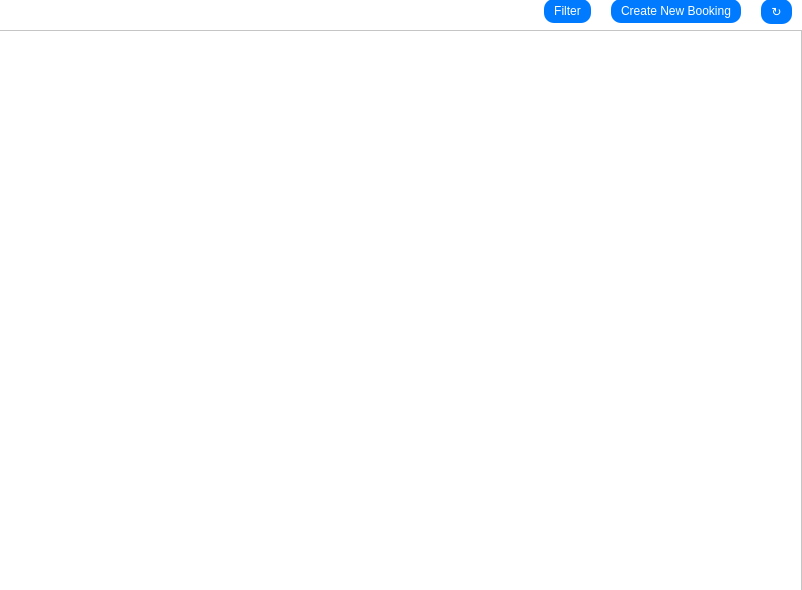
<?xml version="1.0" encoding="UTF-8"?>
<ui version="4.0">
 <class>ReservationScene</class>
 <widget class="QWidget" name="ReservationScene">
  <property name="geometry">
   <rect>
    <x>0</x>
    <y>0</y>
    <width>802</width>
    <height>590</height>
   </rect>
  </property>
  <property name="windowTitle">
   <string>Hotel</string>
  </property>
  <widget class="QWidget" name="containerQwidget" native="true">
   <property name="geometry">
    <rect>
     <x>-10</x>
     <y>-10</y>
     <width>821</width>
     <height>611</height>
    </rect>
   </property>
   <property name="styleSheet">
    <string notr="true"/>
   </property>
   <layout class="QHBoxLayout" name="horizontalLayout">
    <item>
     <layout class="QVBoxLayout" name="verticalLayout" stretch="8">
      <property name="sizeConstraint">
       <enum>QLayout::SetDefaultConstraint</enum>
      </property>
      <item>
       <widget class="QWidget" name="widget" native="true">
        <property name="styleSheet">
         <string notr="true">background-color: #FFFFFF</string>
        </property>
        <layout class="QVBoxLayout" name="verticalLayout_2">
         <item>
          <widget class="QWidget" name="widget_2" native="true">
           <property name="styleSheet">
            <string notr="true"/>
           </property>
           <layout class="QHBoxLayout" name="horizontalLayout_3" stretch="0,0,0,0">
            <property name="spacing">
             <number>20</number>
            </property>
            <property name="sizeConstraint">
             <enum>QLayout::SetMinimumSize</enum>
            </property>
            <property name="leftMargin">
             <number>0</number>
            </property>
            <property name="topMargin">
             <number>0</number>
            </property>
            <property name="rightMargin">
             <number>10</number>
            </property>
            <property name="bottomMargin">
             <number>0</number>
            </property>
            <item>
             <spacer name="horizontalSpacer">
              <property name="orientation">
               <enum>Qt::Horizontal</enum>
              </property>
              <property name="sizeHint" stdset="0">
               <size>
                <width>40</width>
                <height>20</height>
               </size>
              </property>
             </spacer>
            </item>
            <item>
             <widget class="QPushButton" name="filter_btn">
              <property name="styleSheet">
               <string notr="true">QPushButton {
                background-color: #007BFF;  /* Màu nền */
                color: white;                 /* Màu chữ */
                border: none;                 /* Không viền */
                border-radius: 10px;         /* Bo tròn góc */
                padding: 5px 10px;          /* Khoảng cách bên trong */
            }
            QPushButton:hover {
                background-color: #0056b3;   /* Màu nền khi di chuột qua */
            }</string>
              </property>
              <property name="text">
               <string>Filter</string>
              </property>
             </widget>
            </item>
            <item>
             <widget class="QPushButton" name="add_booking_btn">
              <property name="styleSheet">
               <string notr="true">QPushButton {
                background-color: #007BFF;  /* Màu nền */
                color: white;                 /* Màu chữ */
                border: none;                 /* Không viền */
                border-radius: 10px;         /* Bo tròn góc */
                padding: 5px 10px;          /* Khoảng cách bên trong */
            }
            QPushButton:hover {
                background-color: #0056b3;   /* Màu nền khi di chuột qua */
            }</string>
              </property>
              <property name="text">
               <string>Create New Booking</string>
              </property>
              <property name="flat">
               <bool>true</bool>
              </property>
             </widget>
            </item>
            <item>
             <widget class="QPushButton" name="refresh_btn">
              <property name="styleSheet">
               <string notr="true">QPushButton {
                background-color: #007BFF;  /* Màu nền */
                color: white;                 /* Màu chữ */
                border: none;                 /* Không viền */
                border-radius: 10px;         /* Bo tròn góc */
                padding: 5px 10px;          /* Khoảng cách bên trong */
            }
            QPushButton:hover {
                background-color: #0056b3;   /* Màu nền khi di chuột qua */
            }</string>
              </property>
              <property name="text">
               <string>↻</string>
              </property>
              <property name="flat">
               <bool>true</bool>
              </property>
             </widget>
            </item>
           </layout>
          </widget>
         </item>
         <item>
          <widget class="QTableView" name="booking_data_table">
           <property name="sizePolicy">
            <sizepolicy hsizetype="Expanding" vsizetype="Expanding">
             <horstretch>0</horstretch>
             <verstretch>0</verstretch>
            </sizepolicy>
           </property>
           <property name="selectionBehavior">
            <enum>QAbstractItemView::SelectRows</enum>
           </property>
           <property name="showGrid">
            <bool>false</bool>
           </property>
           <property name="sortingEnabled">
            <bool>true</bool>
           </property>
           <attribute name="horizontalHeaderCascadingSectionResizes">
            <bool>false</bool>
           </attribute>
           <attribute name="verticalHeaderCascadingSectionResizes">
            <bool>false</bool>
           </attribute>
          </widget>
         </item>
        </layout>
       </widget>
      </item>
     </layout>
    </item>
   </layout>
  </widget>
 </widget>
 <resources/>
 <connections/>
</ui>
